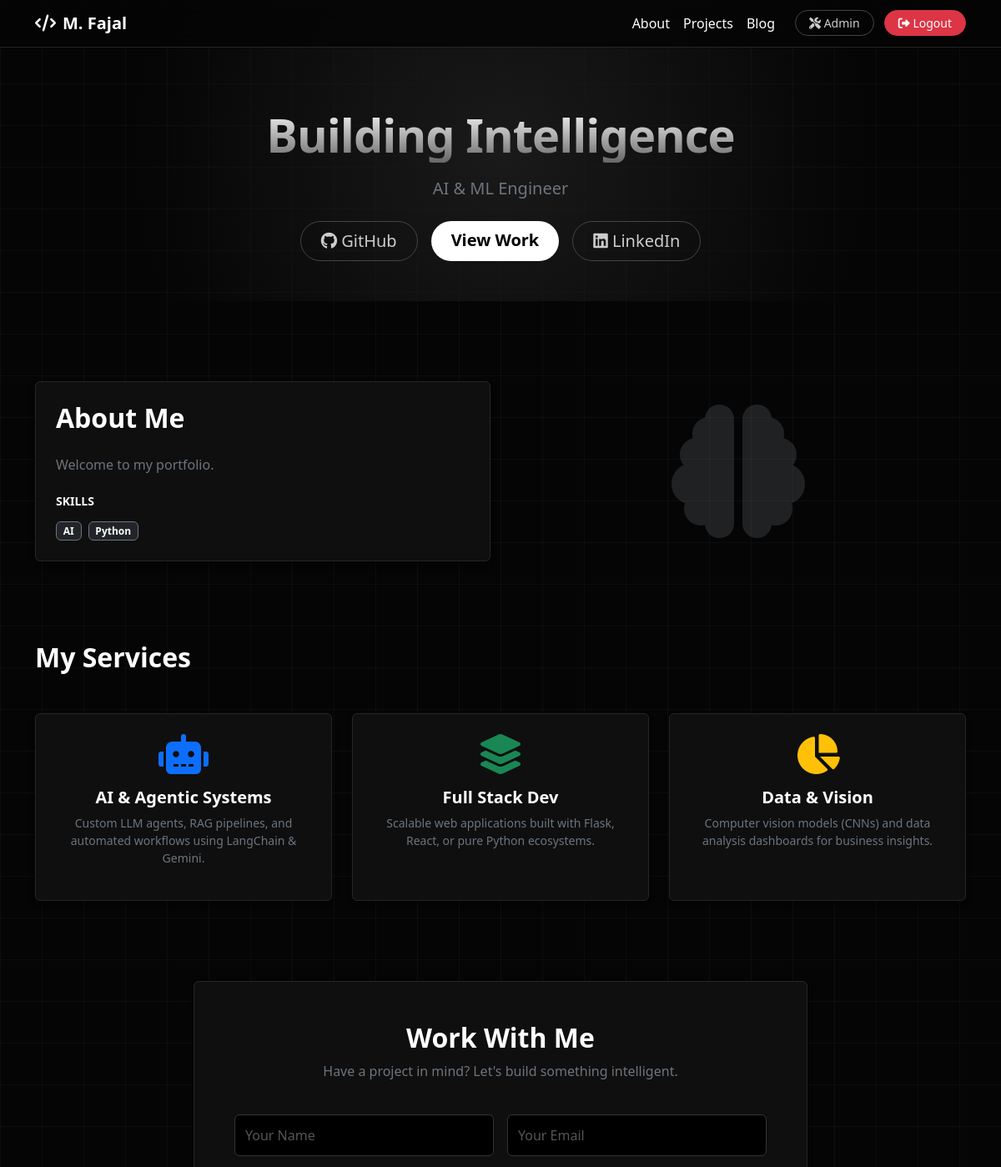
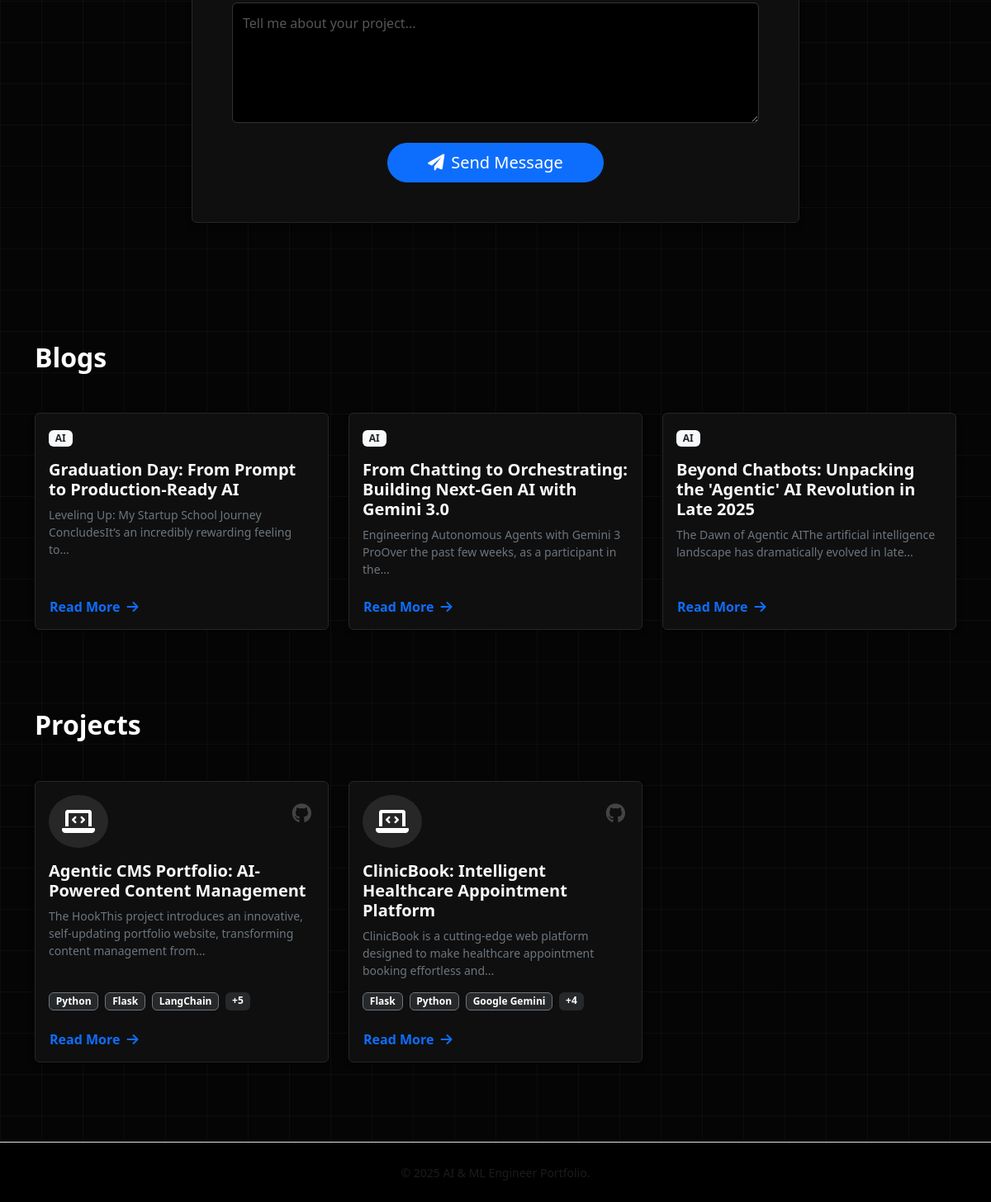
The page / (signed in) on the database its author committed (2 pictures, top to bottom).
### tables this page shows
CREATE TABLE blogs (
        id INTEGER PRIMARY KEY AUTOINCREMENT,
        title TEXT NOT NULL,
        content TEXT NOT NULL,
        tags TEXT,
        created_at TIMESTAMP DEFAULT CURRENT_TIMESTAMP
    );

CREATE TABLE projects (
        id INTEGER PRIMARY KEY AUTOINCREMENT,
        title TEXT NOT NULL,
        description TEXT NOT NULL,
        tech_stack TEXT,
        link TEXT,
        created_at TIMESTAMP DEFAULT CURRENT_TIMESTAMP
    );

### app.py (the view)
@app.route('/')
def home():
    conn = get_db_connection()
    blogs = conn.execute("SELECT * FROM blogs ORDER BY created_at DESC").fetchall()
    projects = conn.execute("SELECT * FROM projects ORDER BY created_at DESC").fetchall()
    profile = conn.execute("SELECT * FROM profile ORDER BY id DESC LIMIT 1").fetchone()
    conn.close()
    if not profile:
        profile = {"bio": "Welcome to my portfolio.", "skills": "AI, Python"}
    return render_template('index.html', blogs=blogs, projects=projects, profile=profile)

### src/db.py (called while the page is built)
def get_db_connection():
    conn = sqlite3.connect(DB_PATH)
    conn.row_factory = sqlite3.Row
    return conn

### templates/index.html (shortened to what this page needs)
{% extends "base.html" %}
{% block content %}
<header class="hero-section d-flex align-items-center mb-5">
    <div class="container text-center py-5">
        <h1 class="display-4 fw-bold mb-3 hero-title">Building Intelligence</h1>
        <p class="lead mb-4 text-secondary">AI & ML Engineer</p>
        <div class="d-flex justify-content-center gap-3">
            <a href="https://github.com/Mfaj-cod/" target="_blank" class="btn btn-outline-light btn-lg rounded-pill px-4"><i class="fab fa-github"></i> GitHub</a>
            <a href="#projects" class="btn btn-light btn-lg rounded-pill px-4 fw-bold">View Work</a>
            <a href="https://www.linkedin.com/in/m-fajal-400ba9297/" target="_blank" class="btn btn-outline-light btn-lg rounded-pill px-4"><i class="fab fa-linkedin"></i> LinkedIn</a>
        </div>
    </div>
</header>
<section id="about" class="py-5">
    <div class="container">
        <div class="row align-items-center">
            <div class="col-md-6 mb-4 mb-md-0">
                <div class="card card-dark border-0 p-4 h-100">
                    <h2 class="fw-bold section-title mb-4">About Me</h2>
                    <div class="text-secondary lead fs-6">
                        {{ profile.bio | safe }}
                    </div>
                    <div class="mt-4">
                        <h6 class="text-uppercase small fw-bold text-light mb-3">Skills</h6>
                        <div class="d-flex flex-wrap gap-2">
                            {% if profile.skills %}
                                {% for skill in profile.skills.split(',') %}
                                <span class="badge bg-dark border border-secondary text-light">{{ skill.strip() }}</span>
                                {% endfor %}
                            {% endif %}
                        </div>
                    </div>
                </div>
            </div>
            <div class="col-md-6 text-center">
                <i class="fas fa-brain fa-10x text-secondary opacity-25"></i>
            </div>
        </div>
    </div>
</section>
<section id="services" class="py-5">
    <div class="container">
        <h2 class="fw-bold section-title mb-5">My Services</h2>
        <div class="row g-4">
            <div class="col-md-4">
                <div class="card card-dark h-100 border-0 p-4 hover-card text-center">
                    <div class="mb-3">
                        <i class="fas fa-robot fa-3x text-primary"></i>
                    </div>
                    <h5 class="fw-bold">AI & Agentic Systems</h5>
                    <p class="text-secondary small">Custom LLM agents, RAG pipelines, and automated workflows using LangChain & Gemini.</p>
                </div>
            </div>
            <div class="col-md-4">
                <div class="card card-dark h-100 border-0 p-4 hover-card text-center">
                    <div class="mb-3">
                        <i class="fas fa-layer-group fa-3x text-success"></i>
                    </div>
                    <h5 class="fw-bold">Full Stack Dev</h5>
                    <p class="text-secondary small">Scalable web applications built with Flask, React, or pure Python ecosystems.</p>
                </div>
            </div>
            <div class="col-md-4">
                <div class="card card-dark h-100 border-0 p-4 hover-card text-center">
                    <div class="mb-3">
                        <i class="fas fa-chart-pie fa-3x text-warning"></i>
                    </div>
                    <h5 class="fw-bold">Data & Vision</h5>
                    <p class="text-secondary small">Computer vision models (CNNs) and data analysis dashboards for business insights.</p>
                </div>
            </div>
        </div>
    </div>
</section>
<section id="contact" class="py-5 mb-5">
    <div class="container">
        <div class="row justify-content-center">
            <div class="col-md-8">
                <div class="card card-dark border-0 p-5">
                    <div class="text-center mb-4">
                        <h2 class="fw-bold section-title">Work With Me</h2>
                        <p class="text-secondary">Have a project in mind? Let's build something intelligent.</p>
                    </div>
                    <form id="contactForm">
                        <div class="row g-3">
                            <div class="col-md-6">
                                <input type="text" id="contactName" class="form-control form-control-dark" placeholder="Your Name" required>
                            </div>
                            <div class="col-md-6">
                                <input type="email" id="contactEmail" class="form-control form-control-dark" placeholder="Your Email" required>
                            </div>
                            <div class="col-12">
                                <textarea id="contactMessage" class="form-control form-control-dark" rows="5" placeholder="Tell me about your project..." required></textarea>
                            </div>
                            <div class="col-12 text-center mt-4">
                                <button type="submit" class="btn btn-primary btn-lg rounded-pill px-5 btn-glow">
                                    <i class="fas fa-paper-plane me-2"></i>Send Message
                                </button>
                            </div>
                        </div>
                    </form>
                </div>
            </div>
        </div>
    </div>
</section>
<section id="blog" class="py-5">
    <div class="container">
        <h2 class="fw-bold section-title mb-5">Blogs</h2>
        <div class="row g-4">
            {% for blog in blogs %}
            <div class="col-md-4">
                <div class="card h-100 border-0 card-dark hover-card">
                    <div class="card-body">
                        {% set first_tag = blog.tags.split(',')[0] if blog.tags else 'Tech' %}
                        <span class="badge mb-2 bg-light text-dark fw-bold">{{ first_tag }}</span>
                        <h5 class="card-title fw-bold text-light mt-2">{{ blog.title }}</h5>
                        <div class="card-text text-secondary small text-truncate-3">
                            {{ blog.content | striptags | truncate(100) }}
                        </div>
                    </div>
                    <div class="card-footer border-0 pt-0 bg-transparent">
                        <button class="btn btn-link px-0 text-main fw-bold text-decoration-none" data-bs-toggle="modal" data-bs-target="#blogModal{{ blog.id }}">
                            Read More <i class="fas fa-arrow-right ms-1"></i>
                        </button>
                    </div>
                </div>
            </div>
            {% endfor %}
        </div>
    </div>
</section>
<section id="projects" class="py-5">
    <div class="container">
        <h2 class="fw-bold section-title mb-5">Projects</h2>
        <div class="row g-4">
            {% for project in projects %}
            <div class="col-md-4">
                <div class="card card-dark h-100 border-0 hover-card position-relative">
                    <a href="{{ project.link if project.link else 'https://github.com/Mfaj-cod/' }}" target="_blank" class="project-github-link" title="View Source Code">
                        <i class="fab fa-github"></i>
                    </a>
                    <div class="card-body">
                        <div class="d-flex justify-content-between align-items-start mb-3">
                            <div class="rounded-circle bg-white bg-opacity-10 p-3 d-inline-flex">
                                <i class="fas fa-laptop-code fa-2x text-main"></i>
                            </div>
                        </div>
                        <h5 class="card-title fw-bold text-light">{{ project.title }}</h5>
                        <div class="card-text text-secondary small text-truncate-3">
                            {{ project.description | striptags | truncate(120) }}
                        </div>
                    </div>
                    <div class="card-footer border-0 pt-0 bg-transparent">
                        <div class="mb-3 d-flex flex-wrap gap-2">
                            {% if project.tech_stack %}
                                {% for tech in project.tech_stack.split(',')[:3] %}
                                <span class="badge bg-secondary bg-opacity-25 border border-secondary">{{ tech.strip() }}</span>
                                {% endfor %}
                                {% if project.tech_stack.split(',')|length > 3 %}
                                <span class="badge bg-secondary bg-opacity-25">+{{ project.tech_stack.split(',')|length - 3 }}</span>
                                {% endif %}
                            {% endif %}
                        </div>
                        <button class="btn btn-link px-0 text-main fw-bold text-decoration-none" data-bs-toggle="modal" data-bs-target="#projectModal{{ project.id }}">
                            Read More <i class="fas fa-arrow-right ms-1"></i>
                        </button>
                    </div>
                </div>
            </div>
            {% else %}
            <div class="col-12 text-center text-muted">
                <p>No projects found. Ask the Agent to add one!</p>
            </div>
            {% endfor %}
        </div>
    </div>
</section>
{% endblock %}

### static/style.css (style rules this page uses)
:root { --bg-body: #050505; --bg-card: #0f0f0f; --bg-card-hover: #141414; --text-main: #ffffff; --text-muted: #a0a0a0; --border-color: #262626; --accent-glow: rgba(255, 255, 255, 0.08); }
body { background-color: var(--bg-body); color: var(--text-main); font-family: 'Segoe UI', Tahoma, Geneva, Verdana, sans-serif; min-height: 100vh; background-image: linear-gradient(rgba(255, 255, 255, 0.03) 1px, transparent 1px), linear-gradient(90deg, rgba(255, 255, 255, 0.03) 1px, transparent 1px); background-size: 50px 50px; }
.hero-section { background: radial-gradient(circle at center, #1a1a1a 0%, transparent 70%); padding-top: 80px; }
.hero-title { background: linear-gradient(180deg, #ffffff 0%, #666666 100%); -webkit-background-clip: text; -webkit-text-fill-color: transparent; letter-spacing: -1px; }
.card-dark, .modal-content { background-color: var(--bg-card) !important; border: 1px solid var(--border-color) !important; color: var(--text-main); box-shadow: 0 4px 6px rgba(0,0,0,0.3); transition: transform 0.3s ease, border-color 0.3s ease; }
.form-control { background-color: #000000 !important; border: 1px solid #333 !important; color: #ffffff !important; padding: 12px; }
::placeholder { color: #555 !important; }
.btn-light { background: #ffffff; color: #000; border: none; }
.btn-outline-light { border-color: #444; color: #ccc; }
.project-github-link { position: absolute; top: 20px; right: 20px; color: #444; font-size: 1.5rem; transition: all 0.3s ease; z-index: 10; }

### rows shown on the page
blogs: first_tag "AI", title "Graduation Day: From Prompt to Production-Ready AI", content "Leveling Up: My Startup School Journey ConcludesIt’s an incredibly rewarding feeling to..."
blogs: first_tag "AI", title "From Chatting to Orchestrating: Building Next-Gen AI with Gemini 3.0", content "Engineering Autonomous Agents with Gemini 3 ProOver the past few weeks, as a participant in the..."
blogs: first_tag "AI", title "Beyond Chatbots: Unpacking the 'Agentic' AI Revolution in Late 2025", content "The Dawn of Agentic AIThe artificial intelligence landscape has dramatically evolved in late..."
projects: title "Agentic CMS Portfolio: AI-Powered Content Management", description "The HookThis project introduces an innovative, self-updating portfolio website, transforming content management from...", strip "Python" "Flask" "LangChain", tech_stack.split|length "5"
projects: title "ClinicBook: Intelligent Healthcare Appointment Platform", description "ClinicBook is a cutting-edge web platform designed to make healthcare appointment booking effortless and...", strip "Flask" "Python" "Google Gemini", tech_stack.split|length "4"

### other values the page prints
{{ profile.bio | safe }} "Welcome to my portfolio."
{{ skill.strip() }} "AI" "Python"
